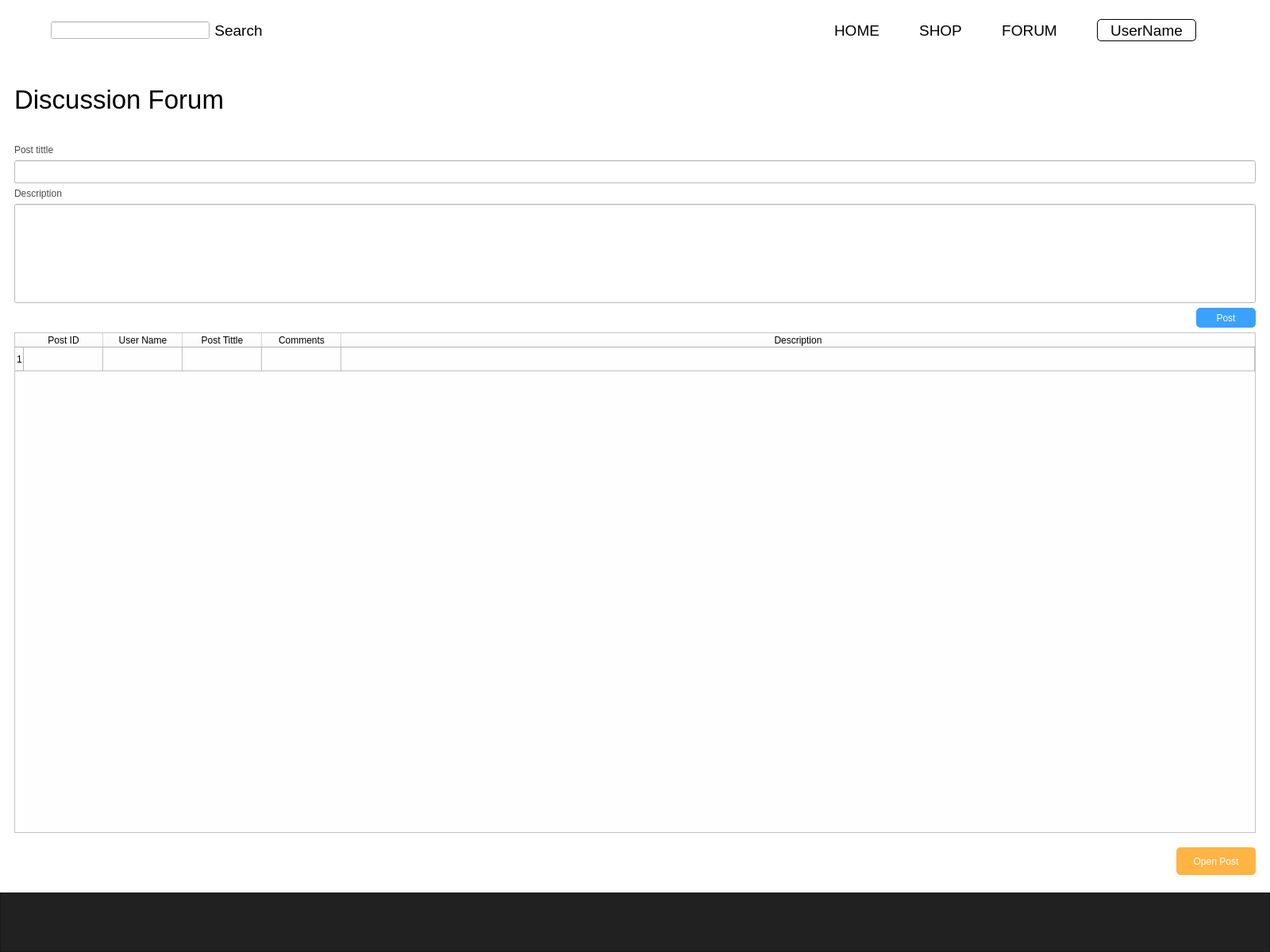
<?xml version="1.0" encoding="UTF-8"?>
<ui version="4.0">
 <class>MainWindow</class>
 <widget class="QMainWindow" name="MainWindow">
  <property name="geometry">
   <rect>
    <x>0</x>
    <y>0</y>
    <width>1600</width>
    <height>1200</height>
   </rect>
  </property>
  <property name="windowTitle">
   <string>MainWindow</string>
  </property>
  <property name="styleSheet">
   <string notr="true">background-color: rgb(255, 255, 255);</string>
  </property>
  <widget class="QWidget" name="centralwidget">
   <layout class="QVBoxLayout" name="verticalLayout_2">
    <property name="leftMargin">
     <number>0</number>
    </property>
    <property name="topMargin">
     <number>0</number>
    </property>
    <property name="rightMargin">
     <number>0</number>
    </property>
    <property name="bottomMargin">
     <number>0</number>
    </property>
    <item>
     <widget class="QFrame" name="Content">
      <property name="frameShape">
       <enum>QFrame::NoFrame</enum>
      </property>
      <property name="frameShadow">
       <enum>QFrame::Raised</enum>
      </property>
      <layout class="QVBoxLayout" name="verticalLayout">
       <property name="spacing">
        <number>0</number>
       </property>
       <property name="leftMargin">
        <number>0</number>
       </property>
       <property name="topMargin">
        <number>0</number>
       </property>
       <property name="rightMargin">
        <number>0</number>
       </property>
       <property name="bottomMargin">
        <number>0</number>
       </property>
       <item>
        <widget class="QFrame" name="TopBar">
         <property name="minimumSize">
          <size>
           <width>0</width>
           <height>75</height>
          </size>
         </property>
         <property name="styleSheet">
          <string notr="true">background-color: rgb(255, 255, 255);</string>
         </property>
         <property name="frameShape">
          <enum>QFrame::NoFrame</enum>
         </property>
         <property name="frameShadow">
          <enum>QFrame::Raised</enum>
         </property>
         <layout class="QHBoxLayout" name="horizontalLayout">
          <item alignment="Qt::AlignLeft">
           <widget class="QFrame" name="frame_2">
            <property name="frameShape">
             <enum>QFrame::NoFrame</enum>
            </property>
            <property name="frameShadow">
             <enum>QFrame::Raised</enum>
            </property>
            <layout class="QHBoxLayout" name="horizontalLayout_3">
             <property name="spacing">
              <number>30</number>
             </property>
             <item>
              <widget class="QLabel" name="Company_Logo">
               <property name="enabled">
                <bool>true</bool>
               </property>
               <property name="sizePolicy">
                <sizepolicy hsizetype="Preferred" vsizetype="Preferred">
                 <horstretch>0</horstretch>
                 <verstretch>0</verstretch>
                </sizepolicy>
               </property>
               <property name="maximumSize">
                <size>
                 <width>100</width>
                 <height>24</height>
                </size>
               </property>
               <property name="text">
                <string/>
               </property>
               <property name="pixmap">
                <pixmap>../Resources/Icons/XPACE_LOGO.png</pixmap>
               </property>
               <property name="scaledContents">
                <bool>true</bool>
               </property>
               <property name="alignment">
                <set>Qt::AlignCenter</set>
               </property>
               <property name="wordWrap">
                <bool>false</bool>
               </property>
              </widget>
             </item>
             <item>
              <widget class="QFrame" name="frame">
               <property name="frameShape">
                <enum>QFrame::NoFrame</enum>
               </property>
               <property name="frameShadow">
                <enum>QFrame::Raised</enum>
               </property>
               <layout class="QHBoxLayout" name="horizontalLayout_2">
                <item>
                 <widget class="QLineEdit" name="lineEdit">
                  <property name="minimumSize">
                   <size>
                    <width>200</width>
                    <height>0</height>
                   </size>
                  </property>
                  <property name="font">
                   <font>
                    <family>Helvetica</family>
                   </font>
                  </property>
                  <property name="styleSheet">
                   <string notr="true">background-color: rgb(255, 255, 255);</string>
                  </property>
                 </widget>
                </item>
                <item>
                 <widget class="QPushButton" name="pushButton">
                  <property name="font">
                   <font>
                    <family>Helvetica</family>
                    <pointsize>14</pointsize>
                   </font>
                  </property>
                  <property name="styleSheet">
                   <string notr="true">QPushButton {
	color: rgb(0, 0, 0);
	border-radius: 0px;
}

QPushButton:hover {
	color: rgba(0, 0, 0, 100);
}

QPushButton:pressed {
	color: rgba(0, 0, 0, 200);
}</string>
                  </property>
                  <property name="text">
                   <string>Search</string>
                  </property>
                 </widget>
                </item>
               </layout>
              </widget>
             </item>
            </layout>
           </widget>
          </item>
          <item alignment="Qt::AlignRight">
           <widget class="QFrame" name="frame_3">
            <property name="frameShape">
             <enum>QFrame::NoFrame</enum>
            </property>
            <property name="frameShadow">
             <enum>QFrame::Raised</enum>
            </property>
            <layout class="QHBoxLayout" name="horizontalLayout_4">
             <property name="spacing">
              <number>50</number>
             </property>
             <item>
              <widget class="QPushButton" name="pushButton_5">
               <property name="font">
                <font>
                 <family>Helvetica</family>
                 <pointsize>14</pointsize>
                </font>
               </property>
               <property name="styleSheet">
                <string notr="true">QPushButton {
	color: rgb(0, 0, 0);
	border-radius: 0px;
}

QPushButton:hover {
	color: rgba(0, 0, 0, 100);
}

QPushButton:pressed {
	color: rgba(0, 0, 0, 200);
}</string>
               </property>
               <property name="text">
                <string>HOME</string>
               </property>
              </widget>
             </item>
             <item>
              <widget class="QPushButton" name="pushButton_4">
               <property name="font">
                <font>
                 <family>Helvetica</family>
                 <pointsize>14</pointsize>
                </font>
               </property>
               <property name="styleSheet">
                <string notr="true">QPushButton {
	color: rgb(0, 0, 0);
	border-radius: 0px;
}

QPushButton:hover {
	color: rgba(0, 0, 0, 100);
}

QPushButton:pressed {
	color: rgba(0, 0, 0, 200);
}</string>
               </property>
               <property name="text">
                <string>SHOP</string>
               </property>
              </widget>
             </item>
             <item>
              <widget class="QPushButton" name="pushButton_2">
               <property name="font">
                <font>
                 <family>Helvetica</family>
                 <pointsize>14</pointsize>
                </font>
               </property>
               <property name="styleSheet">
                <string notr="true">QPushButton {
	color: rgb(0, 0, 0);
	border-radius: 0px;
}

QPushButton:hover {
	color: rgba(0, 0, 0, 100);
}

QPushButton:pressed {
	color: rgba(0, 0, 0, 200);
}</string>
               </property>
               <property name="text">
                <string>FORUM</string>
               </property>
              </widget>
             </item>
             <item>
              <widget class="QPushButton" name="pushButton_3">
               <property name="minimumSize">
                <size>
                 <width>125</width>
                 <height>28</height>
                </size>
               </property>
               <property name="font">
                <font>
                 <family>Helvetica</family>
                 <pointsize>14</pointsize>
                </font>
               </property>
               <property name="styleSheet">
                <string notr="true">QPushButton {
	color: rgb(0, 0, 0);
	border-radius: 5px;
	border: 1px solid rgb(0, 0, 0);
}

QPushButton:hover {
	color: rgba(0, 0, 0, 100);
	border: 1px solid rgba(0, 0, 0, 100);
}

QPushButton:pressed {
	color: rgba(0, 0, 0, 200);
	border: 1px solid rgba(0, 0, 0, 200);
}</string>
               </property>
               <property name="text">
                <string>UserName</string>
               </property>
              </widget>
             </item>
             <item>
              <widget class="QLabel" name="label_2">
               <property name="minimumSize">
                <size>
                 <width>25</width>
                 <height>25</height>
                </size>
               </property>
               <property name="maximumSize">
                <size>
                 <width>25</width>
                 <height>25</height>
                </size>
               </property>
               <property name="styleSheet">
                <string notr="true"/>
               </property>
               <property name="text">
                <string/>
               </property>
               <property name="pixmap">
                <pixmap>../../Resources/Icons/shopping-bag.png</pixmap>
               </property>
               <property name="scaledContents">
                <bool>true</bool>
               </property>
              </widget>
             </item>
            </layout>
           </widget>
          </item>
         </layout>
        </widget>
       </item>
       <item>
        <widget class="QStackedWidget" name="MenuContent_stackedWidget">
         <property name="styleSheet">
          <string notr="true">background-color: rgb(255, 255, 255);</string>
         </property>
         <property name="currentIndex">
          <number>0</number>
         </property>
         <widget class="QWidget" name="ForumPosts_Page">
          <layout class="QVBoxLayout" name="verticalLayout_38">
           <property name="bottomMargin">
            <number>0</number>
           </property>
           <item>
            <widget class="QFrame" name="StoreClerksList_frame_2">
             <property name="styleSheet">
              <string notr="true">background-color: rgb(255, 255, 255);
color: rgb(0, 0, 0);</string>
             </property>
             <property name="frameShape">
              <enum>QFrame::NoFrame</enum>
             </property>
             <property name="frameShadow">
              <enum>QFrame::Raised</enum>
             </property>
             <layout class="QVBoxLayout" name="verticalLayout_39" stretch="1,0,0,15,0">
              <property name="spacing">
               <number>-1</number>
              </property>
              <item>
               <widget class="QFrame" name="StoreClerkTittle_Frame">
                <property name="frameShape">
                 <enum>QFrame::NoFrame</enum>
                </property>
                <property name="frameShadow">
                 <enum>QFrame::Raised</enum>
                </property>
                <layout class="QVBoxLayout" name="verticalLayout_40">
                 <property name="spacing">
                  <number>0</number>
                 </property>
                 <property name="leftMargin">
                  <number>0</number>
                 </property>
                 <property name="topMargin">
                  <number>12</number>
                 </property>
                 <property name="rightMargin">
                  <number>0</number>
                 </property>
                 <property name="bottomMargin">
                  <number>32</number>
                 </property>
                 <item>
                  <widget class="QLabel" name="label_6">
                   <property name="font">
                    <font>
                     <family>Helvetica</family>
                     <pointsize>25</pointsize>
                    </font>
                   </property>
                   <property name="text">
                    <string>Discussion Forum</string>
                   </property>
                  </widget>
                 </item>
                </layout>
               </widget>
              </item>
              <item>
               <widget class="QFrame" name="frame_4">
                <property name="minimumSize">
                 <size>
                  <width>0</width>
                  <height>200</height>
                 </size>
                </property>
                <property name="frameShape">
                 <enum>QFrame::NoFrame</enum>
                </property>
                <property name="frameShadow">
                 <enum>QFrame::Raised</enum>
                </property>
                <layout class="QVBoxLayout" name="verticalLayout_3" stretch="1,3">
                 <property name="leftMargin">
                  <number>0</number>
                 </property>
                 <property name="topMargin">
                  <number>0</number>
                 </property>
                 <property name="rightMargin">
                  <number>0</number>
                 </property>
                 <property name="bottomMargin">
                  <number>0</number>
                 </property>
                 <item>
                  <widget class="QFrame" name="frame_5">
                   <property name="frameShape">
                    <enum>QFrame::NoFrame</enum>
                   </property>
                   <property name="frameShadow">
                    <enum>QFrame::Raised</enum>
                   </property>
                   <layout class="QVBoxLayout" name="verticalLayout_4">
                    <property name="leftMargin">
                     <number>0</number>
                    </property>
                    <property name="topMargin">
                     <number>0</number>
                    </property>
                    <property name="rightMargin">
                     <number>0</number>
                    </property>
                    <property name="bottomMargin">
                     <number>0</number>
                    </property>
                    <item>
                     <widget class="QLabel" name="label_3">
                      <property name="font">
                       <font>
                        <family>Helvetica</family>
                       </font>
                      </property>
                      <property name="styleSheet">
                       <string notr="true">color: rgb(72, 72, 73);</string>
                      </property>
                      <property name="text">
                       <string>Post tittle</string>
                      </property>
                     </widget>
                    </item>
                    <item>
                     <widget class="QLineEdit" name="lineEdit_2">
                      <property name="sizePolicy">
                       <sizepolicy hsizetype="Expanding" vsizetype="Expanding">
                        <horstretch>0</horstretch>
                        <verstretch>0</verstretch>
                       </sizepolicy>
                      </property>
                      <property name="font">
                       <font>
                        <family>Helvetica</family>
                       </font>
                      </property>
                      <property name="styleSheet">
                       <string notr="true">background-color: rgb(255, 255, 255);</string>
                      </property>
                     </widget>
                    </item>
                   </layout>
                  </widget>
                 </item>
                 <item>
                  <widget class="QFrame" name="frame_6">
                   <property name="frameShape">
                    <enum>QFrame::NoFrame</enum>
                   </property>
                   <property name="frameShadow">
                    <enum>QFrame::Raised</enum>
                   </property>
                   <layout class="QVBoxLayout" name="verticalLayout_5">
                    <property name="leftMargin">
                     <number>0</number>
                    </property>
                    <property name="topMargin">
                     <number>0</number>
                    </property>
                    <property name="rightMargin">
                     <number>0</number>
                    </property>
                    <property name="bottomMargin">
                     <number>0</number>
                    </property>
                    <item>
                     <widget class="QLabel" name="label">
                      <property name="font">
                       <font>
                        <family>Helvetica</family>
                       </font>
                      </property>
                      <property name="styleSheet">
                       <string notr="true">color: rgb(72, 72, 73);</string>
                      </property>
                      <property name="text">
                       <string>Description</string>
                      </property>
                     </widget>
                    </item>
                    <item>
                     <widget class="QLineEdit" name="lineEdit_3">
                      <property name="sizePolicy">
                       <sizepolicy hsizetype="Expanding" vsizetype="Expanding">
                        <horstretch>0</horstretch>
                        <verstretch>0</verstretch>
                       </sizepolicy>
                      </property>
                      <property name="font">
                       <font>
                        <family>Helvetica</family>
                       </font>
                      </property>
                      <property name="styleSheet">
                       <string notr="true">background-color: rgb(255, 255, 255);</string>
                      </property>
                      <property name="alignment">
                       <set>Qt::AlignLeading|Qt::AlignLeft|Qt::AlignTop</set>
                      </property>
                     </widget>
                    </item>
                   </layout>
                  </widget>
                 </item>
                </layout>
               </widget>
              </item>
              <item alignment="Qt::AlignRight">
               <widget class="QPushButton" name="pushButton_6">
                <property name="minimumSize">
                 <size>
                  <width>75</width>
                  <height>25</height>
                 </size>
                </property>
                <property name="styleSheet">
                 <string notr="true">QPushButton {
	color: rgb(254, 253, 255);
	background-color: rgb(59, 161, 255);
	border-style: solid;
	border-color: rgb(59, 161, 255);;
	border-width: 1px;
	border-radius: 5px;
}

QPushButton:hover {
	background-color: rgb(76, 175, 255);
}

QPushButton:pressed {
	background-color: rgb(50, 138, 224);
}</string>
                </property>
                <property name="text">
                 <string>Post</string>
                </property>
               </widget>
              </item>
              <item>
               <widget class="QFrame" name="StoreClerksList_frame">
                <property name="frameShape">
                 <enum>QFrame::NoFrame</enum>
                </property>
                <property name="frameShadow">
                 <enum>QFrame::Raised</enum>
                </property>
                <layout class="QVBoxLayout" name="verticalLayout_41">
                 <property name="spacing">
                  <number>0</number>
                 </property>
                 <property name="leftMargin">
                  <number>0</number>
                 </property>
                 <property name="topMargin">
                  <number>0</number>
                 </property>
                 <property name="rightMargin">
                  <number>0</number>
                 </property>
                 <property name="bottomMargin">
                  <number>0</number>
                 </property>
                 <item>
                  <widget class="QTableWidget" name="StoreClerks_tableWidget">
                   <property name="styleSheet">
                    <string notr="true">QTableWidget {
	color: rgb(0, 0, 0);
	selection-color: rgb(0, 0, 0);
	background-color: rgb(254, 253, 255);
	gridline-color: rgb(191, 191, 191);
	selection-background-color:rgba(255, 181, 67, 25);
}</string>
                   </property>
                   <property name="sizeAdjustPolicy">
                    <enum>QAbstractScrollArea::AdjustToContents</enum>
                   </property>
                   <property name="editTriggers">
                    <set>QAbstractItemView::NoEditTriggers</set>
                   </property>
                   <property name="selectionMode">
                    <enum>QAbstractItemView::SingleSelection</enum>
                   </property>
                   <property name="selectionBehavior">
                    <enum>QAbstractItemView::SelectRows</enum>
                   </property>
                   <property name="sortingEnabled">
                    <bool>true</bool>
                   </property>
                   <property name="rowCount">
                    <number>1</number>
                   </property>
                   <attribute name="horizontalHeaderStretchLastSection">
                    <bool>true</bool>
                   </attribute>
                   <row/>
                   <column>
                    <property name="text">
                     <string>Post ID</string>
                    </property>
                   </column>
                   <column>
                    <property name="text">
                     <string>User Name</string>
                    </property>
                   </column>
                   <column>
                    <property name="text">
                     <string>Post Tittle</string>
                    </property>
                   </column>
                   <column>
                    <property name="text">
                     <string>Comments</string>
                    </property>
                   </column>
                   <column>
                    <property name="text">
                     <string>Description</string>
                    </property>
                   </column>
                  </widget>
                 </item>
                </layout>
               </widget>
              </item>
              <item alignment="Qt::AlignRight">
               <widget class="QFrame" name="frame_20">
                <property name="minimumSize">
                 <size>
                  <width>200</width>
                  <height>60</height>
                 </size>
                </property>
                <property name="maximumSize">
                 <size>
                  <width>425</width>
                  <height>16777215</height>
                 </size>
                </property>
                <property name="frameShape">
                 <enum>QFrame::NoFrame</enum>
                </property>
                <property name="frameShadow">
                 <enum>QFrame::Raised</enum>
                </property>
                <layout class="QHBoxLayout" name="horizontalLayout_25">
                 <property name="spacing">
                  <number>15</number>
                 </property>
                 <property name="leftMargin">
                  <number>0</number>
                 </property>
                 <property name="topMargin">
                  <number>0</number>
                 </property>
                 <property name="rightMargin">
                  <number>0</number>
                 </property>
                 <property name="bottomMargin">
                  <number>0</number>
                 </property>
                 <item alignment="Qt::AlignRight">
                  <widget class="QPushButton" name="StoreClerk_Add_pushButton">
                   <property name="minimumSize">
                    <size>
                     <width>100</width>
                     <height>35</height>
                    </size>
                   </property>
                   <property name="maximumSize">
                    <size>
                     <width>16777215</width>
                     <height>35</height>
                    </size>
                   </property>
                   <property name="font">
                    <font>
                     <family>Helvetica</family>
                    </font>
                   </property>
                   <property name="styleSheet">
                    <string notr="true">QPushButton {
	color: rgb(254, 253, 255);
	background-color: rgb(255, 180, 67);
	border-style: solid;
	border-color: rgb(255, 180, 67);
	border-width: 1px;
	border-radius: 5px;
}

QPushButton:hover {
	background-color: rgb(255, 193, 100);
}

QPushButton:pressed {
	background-color: rgb(255, 157, 47);
}</string>
                   </property>
                   <property name="text">
                    <string>Open Post</string>
                   </property>
                  </widget>
                 </item>
                </layout>
               </widget>
              </item>
             </layout>
            </widget>
           </item>
          </layout>
         </widget>
         <widget class="QWidget" name="PostDetails_Page">
          <layout class="QVBoxLayout" name="verticalLayout_6">
           <item>
            <widget class="QFrame" name="frame_7">
             <property name="frameShape">
              <enum>QFrame::NoFrame</enum>
             </property>
             <property name="frameShadow">
              <enum>QFrame::Raised</enum>
             </property>
             <layout class="QVBoxLayout" name="verticalLayout_7" stretch="3,10">
              <property name="spacing">
               <number>0</number>
              </property>
              <property name="leftMargin">
               <number>0</number>
              </property>
              <property name="topMargin">
               <number>0</number>
              </property>
              <property name="rightMargin">
               <number>0</number>
              </property>
              <property name="bottomMargin">
               <number>0</number>
              </property>
              <item>
               <widget class="QFrame" name="frame_8">
                <property name="frameShape">
                 <enum>QFrame::NoFrame</enum>
                </property>
                <property name="frameShadow">
                 <enum>QFrame::Raised</enum>
                </property>
                <layout class="QVBoxLayout" name="verticalLayout_8">
                 <item>
                  <widget class="QLabel" name="postDetails_Tittle_Label">
                   <property name="font">
                    <font>
                     <family>Helvetica</family>
                     <pointsize>15</pointsize>
                     <weight>75</weight>
                     <bold>true</bold>
                    </font>
                   </property>
                   <property name="text">
                    <string>Post Tittle</string>
                   </property>
                  </widget>
                 </item>
                 <item>
                  <widget class="QScrollArea" name="scrollArea">
                   <property name="widgetResizable">
                    <bool>true</bool>
                   </property>
                   <widget class="QWidget" name="scrollAreaWidgetContents">
                    <property name="geometry">
                     <rect>
                      <x>0</x>
                      <y>0</y>
                      <width>119</width>
                      <height>37</height>
                     </rect>
                    </property>
                    <layout class="QVBoxLayout" name="verticalLayout_9">
                     <item>
                      <widget class="QLabel" name="postDetails_Description_Label">
                       <property name="font">
                        <font>
                         <family>Helvetica</family>
                        </font>
                       </property>
                       <property name="text">
                        <string>Post Description</string>
                       </property>
                       <property name="alignment">
                        <set>Qt::AlignLeading|Qt::AlignLeft|Qt::AlignTop</set>
                       </property>
                      </widget>
                     </item>
                    </layout>
                   </widget>
                  </widget>
                 </item>
                 <item alignment="Qt::AlignRight">
                  <widget class="QFrame" name="frame_12">
                   <property name="frameShape">
                    <enum>QFrame::NoFrame</enum>
                   </property>
                   <property name="frameShadow">
                    <enum>QFrame::Raised</enum>
                   </property>
                   <layout class="QHBoxLayout" name="horizontalLayout_6">
                    <property name="spacing">
                     <number>-1</number>
                    </property>
                    <item>
                     <widget class="QLabel" name="label_7">
                      <property name="minimumSize">
                       <size>
                        <width>20</width>
                        <height>20</height>
                       </size>
                      </property>
                      <property name="maximumSize">
                       <size>
                        <width>20</width>
                        <height>20</height>
                       </size>
                      </property>
                      <property name="text">
                       <string/>
                      </property>
                      <property name="pixmap">
                       <pixmap>../../Resources/Icons/comment-white-oval-bubble.png</pixmap>
                      </property>
                      <property name="scaledContents">
                       <bool>true</bool>
                      </property>
                     </widget>
                    </item>
                    <item>
                     <widget class="QLabel" name="postDetails_CommentsNumber_Label">
                      <property name="font">
                       <font>
                        <family>Helvetica</family>
                       </font>
                      </property>
                      <property name="text">
                       <string>0</string>
                      </property>
                     </widget>
                    </item>
                   </layout>
                  </widget>
                 </item>
                </layout>
               </widget>
              </item>
              <item>
               <widget class="QFrame" name="frame_11">
                <property name="minimumSize">
                 <size>
                  <width>0</width>
                  <height>200</height>
                 </size>
                </property>
                <property name="frameShape">
                 <enum>QFrame::NoFrame</enum>
                </property>
                <property name="frameShadow">
                 <enum>QFrame::Raised</enum>
                </property>
                <layout class="QVBoxLayout" name="verticalLayout_10" stretch="15,1">
                 <item>
                  <widget class="QFrame" name="postDetails_AllComments_Frame">
                   <property name="frameShape">
                    <enum>QFrame::StyledPanel</enum>
                   </property>
                   <property name="frameShadow">
                    <enum>QFrame::Raised</enum>
                   </property>
                  </widget>
                 </item>
                 <item>
                  <widget class="QFrame" name="frame_10">
                   <property name="frameShape">
                    <enum>QFrame::NoFrame</enum>
                   </property>
                   <property name="frameShadow">
                    <enum>QFrame::Raised</enum>
                   </property>
                   <layout class="QHBoxLayout" name="horizontalLayout_5">
                    <property name="leftMargin">
                     <number>0</number>
                    </property>
                    <property name="topMargin">
                     <number>0</number>
                    </property>
                    <property name="rightMargin">
                     <number>0</number>
                    </property>
                    <property name="bottomMargin">
                     <number>0</number>
                    </property>
                    <item>
                     <widget class="QLineEdit" name="postDetails_Comment_LlineEdit">
                      <property name="minimumSize">
                       <size>
                        <width>0</width>
                        <height>25</height>
                       </size>
                      </property>
                      <property name="font">
                       <font>
                        <family>Helvetica</family>
                       </font>
                      </property>
                     </widget>
                    </item>
                    <item>
                     <widget class="QPushButton" name="postDetails_Comment_pushButton">
                      <property name="minimumSize">
                       <size>
                        <width>75</width>
                        <height>25</height>
                       </size>
                      </property>
                      <property name="font">
                       <font>
                        <family>Helvetica</family>
                       </font>
                      </property>
                      <property name="styleSheet">
                       <string notr="true">QPushButton {
	color: rgb(254, 253, 255);
	background-color: rgb(59, 161, 255);
	border-style: solid;
	border-color: rgb(59, 161, 255);;
	border-width: 1px;
	border-radius: 5px;
}

QPushButton:hover {
	background-color: rgb(76, 175, 255);
}

QPushButton:pressed {
	background-color: rgb(50, 138, 224);
}</string>
                      </property>
                      <property name="text">
                       <string>Comment</string>
                      </property>
                     </widget>
                    </item>
                   </layout>
                  </widget>
                 </item>
                </layout>
               </widget>
              </item>
             </layout>
            </widget>
           </item>
          </layout>
         </widget>
        </widget>
       </item>
       <item>
        <widget class="QFrame" name="BottonBar">
         <property name="minimumSize">
          <size>
           <width>0</width>
           <height>75</height>
          </size>
         </property>
         <property name="maximumSize">
          <size>
           <width>16777215</width>
           <height>100</height>
          </size>
         </property>
         <property name="styleSheet">
          <string notr="true">background-color: rgb(33, 33, 33);</string>
         </property>
         <property name="frameShape">
          <enum>QFrame::StyledPanel</enum>
         </property>
         <property name="frameShadow">
          <enum>QFrame::Raised</enum>
         </property>
        </widget>
       </item>
      </layout>
     </widget>
    </item>
   </layout>
  </widget>
 </widget>
 <resources/>
 <connections/>
</ui>
